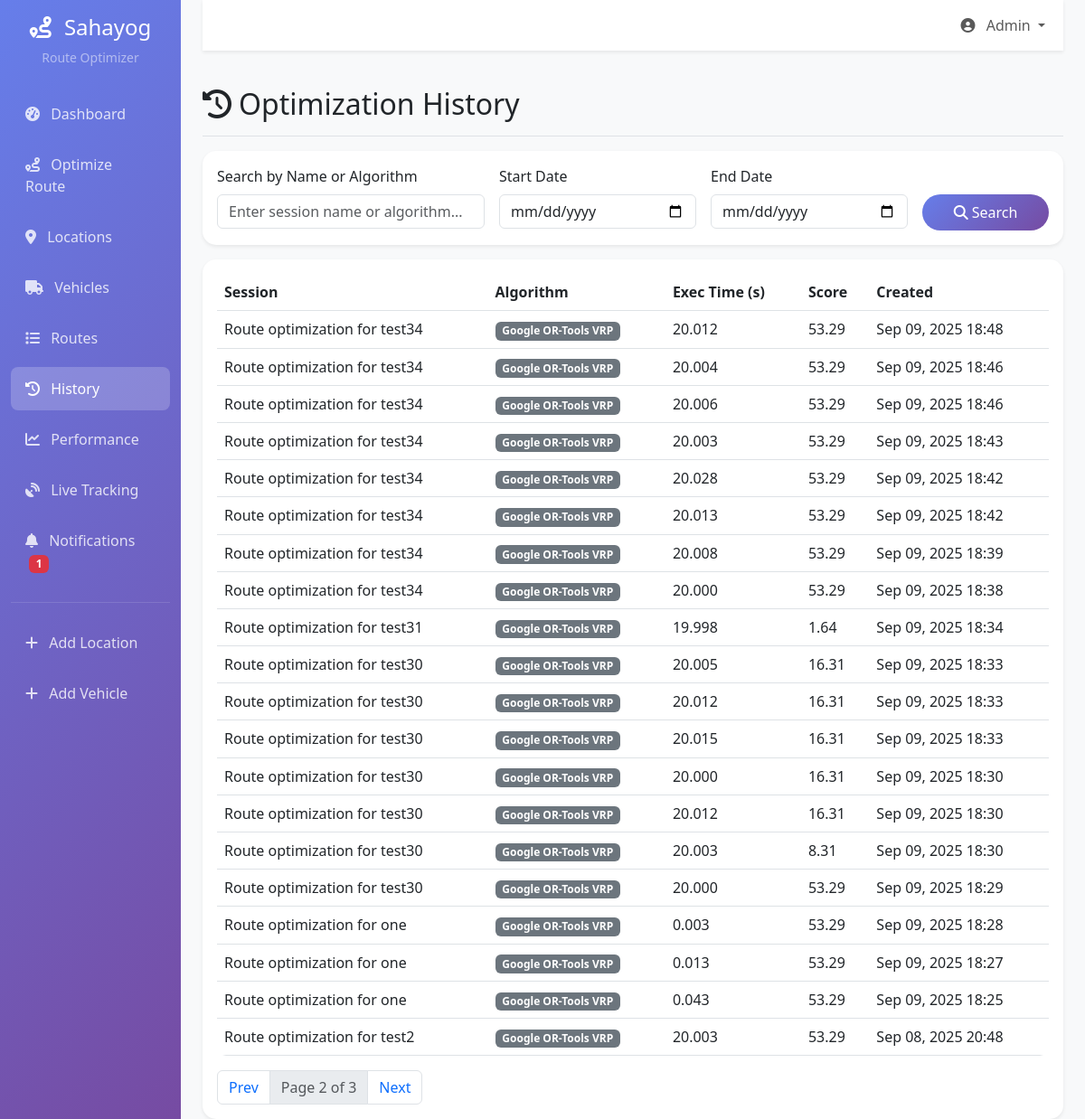
Screenshot of /route-optimizer/history/?page=2&search=&start=&end= with the database file from the repository.
### route_optimizer/models.py (models this page shows, shortened)
class RouteOptimizationSession(models.Model):
    session_name = models.CharField(max_length=200)
    algorithm_used = models.CharField(max_length=100)
    parameters = models.JSONField(default=dict)  # Store optimization parameters
    execution_time = models.DecimalField(
        max_digits=8,
        decimal_places=3,
        help_text="Execution time in seconds"
    )
    optimization_score = models.DecimalField(
        max_digits=5,
        decimal_places=2,
        help_text="Optimization quality score (0-100)"
    )
    created_at = models.DateTimeField(auto_now_add=True)
    class Meta:
        db_table = 'route_optimization_sessions'
        ordering = ['-created_at']

### route_optimizer/views.py (the view)
# urls.py: path('history/', views.optimization_history, name='optimization_history'),
def optimization_history(request):
    sessions_list = RouteOptimizationSession.objects.all().order_by('-created_at')
    search = request.GET.get('search', '').strip()
    start_date = request.GET.get('start', '').strip()
    end_date = request.GET.get('end', '').strip()
    if search:
        sessions_list = sessions_list.filter(Q(session_name__icontains=search) | Q(algorithm_used__icontains=search))
    if start_date:
        sessions_list = sessions_list.filter(created_at__date__gte=start_date)
    if end_date:
        sessions_list = sessions_list.filter(created_at__date__lte=end_date)
    paginator = Paginator(sessions_list, 20)
    page_number = request.GET.get('page')
    page_obj = paginator.get_page(page_number)
    context = {
        'page_obj': page_obj,
        'search': search,
        'start': start_date,
        'end': end_date,
    }
    return render(request, 'route_optimizer/optimization_history.html', context)

### route_optimizer/context_processors.py (called while the page is built)
def unread_notifications_count(request):
    try:
        count = Notification.objects.filter(is_read=False).count()
    except Exception:
        count = 0
    return {'unread_notifications_count': count}

### templates/route_optimizer/optimization_history.html (shortened to what this page needs)
{% extends 'base.html' %}
{% block content %}
<div class="d-flex justify-content-between align-items-center pt-3 pb-2 mb-3 border-bottom">
    <h1 class="h2"><i class="fas fa-history me-2"></i>Optimization History</h1>
</div>
<div class="card mb-3">
  <div class="card-body">
    <form method="get" class="row g-3">
      <div class="col-md-4">
        <label for="search" class="form-label">Search by Name or Algorithm</label>
        <input type="text" class="form-control" id="search" name="search" value="{{ search|default:'' }}" placeholder="Enter session name or algorithm...">
      </div>
      <div class="col-md-3">
        <label for="start_date" class="form-label">Start Date</label>
        <input type="date" class="form-control" id="start_date" name="start" value="{{ start|default:'' }}">
      </div>
      <div class="col-md-3">
        <label for="end_date" class="form-label">End Date</label>
        <input type="date" class="form-control" id="end_date" name="end" value="{{ end|default:'' }}">
      </div>
      <div class="col-md-2">
        <label class="form-label">&nbsp;</label>
        <div class="d-grid">
          <button type="submit" class="btn btn-primary">
            <i class="fas fa-search me-1"></i>Search
          </button>
        </div>
      </div>
    </form>
  </div>
</div>
<div class="card">
  <div class="card-body">
    {% if page_obj.object_list %}
    <div class="table-responsive">
      <table class="table table-hover">
        <thead>
          <tr>
            <th>Session</th><th>Algorithm</th><th>Exec Time (s)</th><th>Score</th><th>Created</th>
          </tr>
        </thead>
        <tbody>
        {% for s in page_obj.object_list %}
          <tr>
            <td>{{ s.session_name }}</td>
            <td><span class="badge bg-secondary">{{ s.algorithm_used }}</span></td>
            <td>{{ s.execution_time }}</td>
            <td>{{ s.optimization_score }}</td>
            <td>{{ s.created_at|date:"M d, Y H:i" }}</td>
          </tr>
        {% endfor %}
        </tbody>
      </table>
    </div>
    <nav>
      <ul class="pagination mb-0">
        {% if page_obj.has_previous %}
          <li class="page-item"><a class="page-link" href="?page={{ page_obj.previous_page_number }}&search={{ search|default:'' }}&start={{ start|default:'' }}&end={{ end|default:'' }}">Prev</a></li>
        {% endif %}
        <li class="page-item disabled"><span class="page-link">Page {{ page_obj.number }} of {{ page_obj.paginator.num_pages }}</span></li>
        {% if page_obj.has_next %}
          <li class="page-item"><a class="page-link" href="?page={{ page_obj.next_page_number }}&search={{ search|default:'' }}&start={{ start|default:'' }}&end={{ end|default:'' }}">Next</a></li>
        {% endif %}
      </ul>
    </nav>
    {% else %}
      <p class="mb-0 text-muted">No optimization history yet.</p>
    {% endif %}
  </div>
</div>
{% endblock %}

### templates/base.html (style rules this page uses)
.card { border: none; border-radius: 15px; box-shadow: 0 0.125rem 0.25rem rgba(0, 0, 0, 0.075); transition: transform 0.2s ease; }
.btn-primary { background: linear-gradient(135deg, #667eea 0%, #764ba2 100%); border: none; border-radius: 25px; padding: 0.5rem 1.5rem; }
.table { border-radius: 10px; overflow: hidden; }

### rows the page displays
RouteOptimizationSession: session_name "Route optimization for test34", algorithm_used "Google OR-Tools VRP", execution_time "20.012", optimization_score "53.29", created_at "Sep 09, 2025 18:48"
RouteOptimizationSession: session_name "Route optimization for test34", algorithm_used "Google OR-Tools VRP", execution_time "20.004", optimization_score "53.29", created_at "Sep 09, 2025 18:46"
RouteOptimizationSession: session_name "Route optimization for test34", algorithm_used "Google OR-Tools VRP", execution_time "20.006", optimization_score "53.29", created_at "Sep 09, 2025 18:46"
RouteOptimizationSession: session_name "Route optimization for test34", algorithm_used "Google OR-Tools VRP", execution_time "20.003", optimization_score "53.29", created_at "Sep 09, 2025 18:43"
RouteOptimizationSession: session_name "Route optimization for test34", algorithm_used "Google OR-Tools VRP", execution_time "20.028", optimization_score "53.29", created_at "Sep 09, 2025 18:42"
RouteOptimizationSession: session_name "Route optimization for test34", algorithm_used "Google OR-Tools VRP", execution_time "20.013", optimization_score "53.29", created_at "Sep 09, 2025 18:42"
RouteOptimizationSession: session_name "Route optimization for test34", algorithm_used "Google OR-Tools VRP", execution_time "20.008", optimization_score "53.29", created_at "Sep 09, 2025 18:39"
RouteOptimizationSession: session_name "Route optimization for test34", algorithm_used "Google OR-Tools VRP", execution_time "20.000", optimization_score "53.29", created_at "Sep 09, 2025 18:38"
RouteOptimizationSession: session_name "Route optimization for test31", algorithm_used "Google OR-Tools VRP", execution_time "19.998", optimization_score "1.64", created_at "Sep 09, 2025 18:34"
RouteOptimizationSession: session_name "Route optimization for test30", algorithm_used "Google OR-Tools VRP", execution_time "20.005", optimization_score "16.31", created_at "Sep 09, 2025 18:33"
RouteOptimizationSession: session_name "Route optimization for test30", algorithm_used "Google OR-Tools VRP", execution_time "20.012", optimization_score "16.31", created_at "Sep 09, 2025 18:33"
RouteOptimizationSession: session_name "Route optimization for test30", algorithm_used "Google OR-Tools VRP", execution_time "20.015", optimization_score "16.31", created_at "Sep 09, 2025 18:33"
RouteOptimizationSession: session_name "Route optimization for test30", algorithm_used "Google OR-Tools VRP", execution_time "20.000", optimization_score "16.31", created_at "Sep 09, 2025 18:30"
RouteOptimizationSession: session_name "Route optimization for test30", algorithm_used "Google OR-Tools VRP", execution_time "20.012", optimization_score "16.31", created_at "Sep 09, 2025 18:30"
RouteOptimizationSession: session_name "Route optimization for test30", algorithm_used "Google OR-Tools VRP", execution_time "20.003", optimization_score "8.31", created_at "Sep 09, 2025 18:30"
RouteOptimizationSession: session_name "Route optimization for test30", algorithm_used "Google OR-Tools VRP", execution_time "20.000", optimization_score "53.29", created_at "Sep 09, 2025 18:29"
RouteOptimizationSession: session_name "Route optimization for one", algorithm_used "Google OR-Tools VRP", execution_time "0.003", optimization_score "53.29", created_at "Sep 09, 2025 18:28"
RouteOptimizationSession: session_name "Route optimization for one", algorithm_used "Google OR-Tools VRP", execution_time "0.013", optimization_score "53.29", created_at "Sep 09, 2025 18:27"
RouteOptimizationSession: session_name "Route optimization for one", algorithm_used "Google OR-Tools VRP", execution_time "0.043", optimization_score "53.29", created_at "Sep 09, 2025 18:25"
RouteOptimizationSession: session_name "Route optimization for test2", algorithm_used "Google OR-Tools VRP", execution_time "20.003", optimization_score "53.29", created_at "Sep 08, 2025 20:48"

### other values shown
{{ unread_notifications_count }} "1"
{{ page_obj.number }} "2"
{{ page_obj.paginator.num_pages }} "3"
